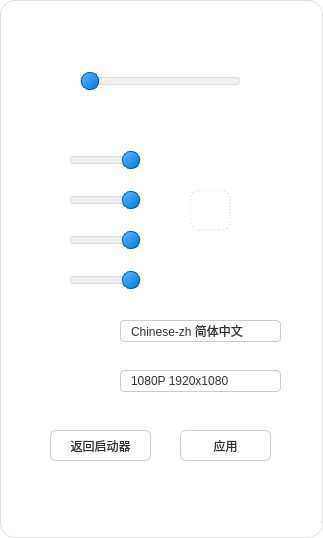
<?xml version="1.0" encoding="UTF-8"?>
<ui version="4.0">
 <class>SettingsWindow</class>
 <widget class="QWidget" name="SettingsWindow">
  <property name="geometry">
   <rect>
    <x>0</x>
    <y>0</y>
    <width>323</width>
    <height>538</height>
   </rect>
  </property>
  <property name="windowTitle">
   <string>SettingsWindow</string>
  </property>
  <property name="styleSheet">
   <string notr="true">/* 1. 顶层窗口样式：浅色半透明，带圆角和淡边框 */
QWidget#SettingsWindow {
    background-color: rgba(255, 255, 255, 160); 
    border-radius: 15px;
    border: 1px solid rgba(0, 0, 0, 30);
}

/* 2. 文本标签样式：深灰文字，加粗更清晰 */
QLabel {
    background-color: transparent;
    color: #444444;
    font-family: &quot;Microsoft YaHei&quot;;
    font-size: 14px;
    font-weight: bold;
}

/* 3. 滑动条 (QSlider) 样式美化 */
QSlider::groove:horizontal {
    border: 1px solid #DDDDDD;
    height: 6px;
    background: rgba(0, 0, 0, 15); /* 槽体半透明 */
    margin: 2px 0;
    border-radius: 3px;
}

QSlider::handle:horizontal {
    background: qlineargradient(x1:0, y1:0, x2:1, y2:1, stop:0 #66b3ff, stop:1 #0078d7); /* 蓝色渐变滑块 */
    border: 1px solid #005a9e;
    width: 16px;
    height: 16px;
    margin: -6px 0; /* 让滑块居中并稍大于槽体 */
    border-radius: 8px;
}

QSlider::handle:horizontal:hover {
    background: #44a0ff; /* 悬停时变亮 */
}

/* 4. 下拉选择框 (QComboBox) 样式 */
QComboBox {
    border: 1px solid #CCCCCC;
    border-radius: 4px;
    padding: 3px 10px;
    background: rgba(255, 255, 255, 200);
    color: #333333;
    min-width: 120px;
}

QComboBox:hover {
    border: 1px solid #0078d7;
}

QComboBox::drop-down {
    subcontrol-origin: padding;
    subcontrol-position: top right;
    width: 20px;
    border-left: none;
}

/* 5. 按钮 (QPushButton) 样式 */
QPushButton {
    background-color: rgba(255, 255, 255, 220);
    border: 1px solid #CCCCCC;
    border-radius: 6px;
    padding: 6px 18px;
    color: #333333;
    font-weight: normal;
}

QPushButton:hover {
    background-color: #0078d7;
    color: white;
    border: 1px solid #005a9e;
}

QPushButton:pressed {
    background-color: #005a9e;
}

/* 6. 特殊处理：准心图片预览区域 */
QLabel#label_crosshair {
    background-color: rgba(0, 0, 0, 10); /* 给准心背后一个极淡的阴影，方便看清浅色准心 */
    border: 1px dashed rgba(0, 0, 0, 40);
    border-radius: 10px;
}</string>
  </property>
  <widget class="QLineEdit" name="sensitiveLabel">
   <property name="geometry">
    <rect>
     <x>30</x>
     <y>30</y>
     <width>81</width>
     <height>21</height>
    </rect>
   </property>
   <property name="styleSheet">
    <string notr="true">QLineEdit {
    background: transparent;
    border: none;
    color: white;
    font-size: 16px;
    padding-left: 12px;
}

QLineEdit:focus {
    outline: none;
}</string>
   </property>
   <property name="text">
    <string>灵敏度</string>
   </property>
   <property name="readOnly">
    <bool>true</bool>
   </property>
  </widget>
  <widget class="QLineEdit" name="crosshair">
   <property name="geometry">
    <rect>
     <x>30</x>
     <y>110</y>
     <width>81</width>
     <height>21</height>
    </rect>
   </property>
   <property name="styleSheet">
    <string notr="true">QLineEdit {
    background: transparent;
    border: none;
    color: white;
    font-size: 16px;
    padding-left: 12px;
}

QLineEdit:focus {
    outline: none;
}</string>
   </property>
   <property name="text">
    <string>准心设置</string>
   </property>
  </widget>
  <widget class="QSlider" name="sensitiveSlider">
   <property name="geometry">
    <rect>
     <x>80</x>
     <y>70</y>
     <width>160</width>
     <height>22</height>
    </rect>
   </property>
   <property name="maximum">
    <number>100</number>
   </property>
   <property name="singleStep">
    <number>50</number>
   </property>
   <property name="pageStep">
    <number>1</number>
   </property>
   <property name="orientation">
    <enum>Qt::Orientation::Horizontal</enum>
   </property>
  </widget>
  <widget class="QLabel" name="label_crosshair">
   <property name="geometry">
    <rect>
     <x>190</x>
     <y>190</y>
     <width>41</width>
     <height>41</height>
    </rect>
   </property>
   <property name="styleSheet">
    <string notr="true">background: transparent;</string>
   </property>
   <property name="text">
    <string/>
   </property>
   <property name="pixmap">
    <pixmap>images/crosshair.png</pixmap>
   </property>
   <property name="scaledContents">
    <bool>true</bool>
   </property>
  </widget>
  <widget class="QLineEdit" name="lineEditR">
   <property name="geometry">
    <rect>
     <x>30</x>
     <y>150</y>
     <width>31</width>
     <height>21</height>
    </rect>
   </property>
   <property name="styleSheet">
    <string notr="true">QLineEdit {
    background: transparent;
    border: none;
    color: white;
    font-size: 16px;
    padding-left: 12px;
}

QLineEdit:focus {
    outline: none;
}</string>
   </property>
   <property name="text">
    <string>R</string>
   </property>
   <property name="alignment">
    <set>Qt::AlignmentFlag::AlignLeading|Qt::AlignmentFlag::AlignLeft|Qt::AlignmentFlag::AlignVCenter</set>
   </property>
   <property name="readOnly">
    <bool>true</bool>
   </property>
  </widget>
  <widget class="QLineEdit" name="lineEditG">
   <property name="geometry">
    <rect>
     <x>30</x>
     <y>190</y>
     <width>31</width>
     <height>21</height>
    </rect>
   </property>
   <property name="styleSheet">
    <string notr="true">QLineEdit {
    background: transparent;
    border: none;
    color: white;
    font-size: 16px;
    padding-left: 12px;
}

QLineEdit:focus {
    outline: none;
}</string>
   </property>
   <property name="text">
    <string>G</string>
   </property>
   <property name="alignment">
    <set>Qt::AlignmentFlag::AlignLeading|Qt::AlignmentFlag::AlignLeft|Qt::AlignmentFlag::AlignVCenter</set>
   </property>
   <property name="readOnly">
    <bool>true</bool>
   </property>
  </widget>
  <widget class="QLineEdit" name="lineEditB">
   <property name="geometry">
    <rect>
     <x>30</x>
     <y>230</y>
     <width>31</width>
     <height>21</height>
    </rect>
   </property>
   <property name="styleSheet">
    <string notr="true">QLineEdit {
    background: transparent;
    border: none;
    color: white;
    font-size: 16px;
    padding-left: 12px;
}

QLineEdit:focus {
    outline: none;
}</string>
   </property>
   <property name="text">
    <string>B</string>
   </property>
   <property name="readOnly">
    <bool>true</bool>
   </property>
  </widget>
  <widget class="QLineEdit" name="lineEditA">
   <property name="geometry">
    <rect>
     <x>30</x>
     <y>270</y>
     <width>31</width>
     <height>21</height>
    </rect>
   </property>
   <property name="styleSheet">
    <string notr="true">QLineEdit {
    background: transparent;
    border: none;
    color: white;
    font-size: 16px;
    padding-left: 12px;
}

QLineEdit:focus {
    outline: none;
}</string>
   </property>
   <property name="text">
    <string>A</string>
   </property>
   <property name="readOnly">
    <bool>true</bool>
   </property>
  </widget>
  <widget class="QSlider" name="horizontalSlider_R">
   <property name="geometry">
    <rect>
     <x>70</x>
     <y>150</y>
     <width>71</width>
     <height>21</height>
    </rect>
   </property>
   <property name="maximum">
    <number>100</number>
   </property>
   <property name="value">
    <number>100</number>
   </property>
   <property name="orientation">
    <enum>Qt::Orientation::Horizontal</enum>
   </property>
   <property name="tickPosition">
    <enum>QSlider::TickPosition::NoTicks</enum>
   </property>
  </widget>
  <widget class="QSlider" name="horizontalSlider_G">
   <property name="geometry">
    <rect>
     <x>70</x>
     <y>190</y>
     <width>71</width>
     <height>21</height>
    </rect>
   </property>
   <property name="maximum">
    <number>100</number>
   </property>
   <property name="value">
    <number>100</number>
   </property>
   <property name="orientation">
    <enum>Qt::Orientation::Horizontal</enum>
   </property>
  </widget>
  <widget class="QSlider" name="horizontalSlider_B">
   <property name="geometry">
    <rect>
     <x>70</x>
     <y>230</y>
     <width>71</width>
     <height>21</height>
    </rect>
   </property>
   <property name="maximum">
    <number>100</number>
   </property>
   <property name="value">
    <number>100</number>
   </property>
   <property name="orientation">
    <enum>Qt::Orientation::Horizontal</enum>
   </property>
  </widget>
  <widget class="QSlider" name="horizontalSlider_A">
   <property name="geometry">
    <rect>
     <x>70</x>
     <y>270</y>
     <width>71</width>
     <height>21</height>
    </rect>
   </property>
   <property name="maximum">
    <number>100</number>
   </property>
   <property name="pageStep">
    <number>11</number>
   </property>
   <property name="value">
    <number>100</number>
   </property>
   <property name="orientation">
    <enum>Qt::Orientation::Horizontal</enum>
   </property>
  </widget>
  <widget class="QPushButton" name="back">
   <property name="geometry">
    <rect>
     <x>50</x>
     <y>430</y>
     <width>101</width>
     <height>31</height>
    </rect>
   </property>
   <property name="text">
    <string>返回启动器</string>
   </property>
  </widget>
  <widget class="QLineEdit" name="lineEditLang">
   <property name="geometry">
    <rect>
     <x>30</x>
     <y>320</y>
     <width>81</width>
     <height>21</height>
    </rect>
   </property>
   <property name="styleSheet">
    <string notr="true">QLineEdit {
    background: transparent;
    border: none;
    color: white;
    font-size: 16px;
    padding-left: 12px;
}

QLineEdit:focus {
    outline: none;
}</string>
   </property>
   <property name="text">
    <string>语言设置</string>
   </property>
   <property name="readOnly">
    <bool>true</bool>
   </property>
  </widget>
  <widget class="QComboBox" name="comboBox">
   <property name="geometry">
    <rect>
     <x>120</x>
     <y>320</y>
     <width>161</width>
     <height>22</height>
    </rect>
   </property>
   <item>
    <property name="text">
     <string>Chinese-zh 简体中文</string>
    </property>
   </item>
   <item>
    <property name="text">
     <string>English 英语</string>
    </property>
   </item>
  </widget>
  <widget class="QPushButton" name="confirm">
   <property name="geometry">
    <rect>
     <x>180</x>
     <y>430</y>
     <width>91</width>
     <height>31</height>
    </rect>
   </property>
   <property name="text">
    <string>应用</string>
   </property>
  </widget>
  <widget class="QLineEdit" name="lineEditLang_2">
   <property name="geometry">
    <rect>
     <x>40</x>
     <y>370</y>
     <width>81</width>
     <height>21</height>
    </rect>
   </property>
   <property name="styleSheet">
    <string notr="true">QLineEdit {
    background: transparent;
    border: none;
    color: white;
    font-size: 16px;
    padding-left: 12px;
}

QLineEdit:focus {
    outline: none;
}</string>
   </property>
   <property name="text">
    <string>分辨率</string>
   </property>
   <property name="readOnly">
    <bool>true</bool>
   </property>
  </widget>
  <widget class="QComboBox" name="resolutionBox">
   <property name="geometry">
    <rect>
     <x>120</x>
     <y>370</y>
     <width>161</width>
     <height>22</height>
    </rect>
   </property>
   <item>
    <property name="text">
     <string>1080P 1920x1080</string>
    </property>
   </item>
   <item>
    <property name="text">
     <string>720P 1280x720</string>
    </property>
   </item>
  </widget>
 </widget>
 <resources>
  <include location="res.qrc"/>
 </resources>
 <connections/>
</ui>
